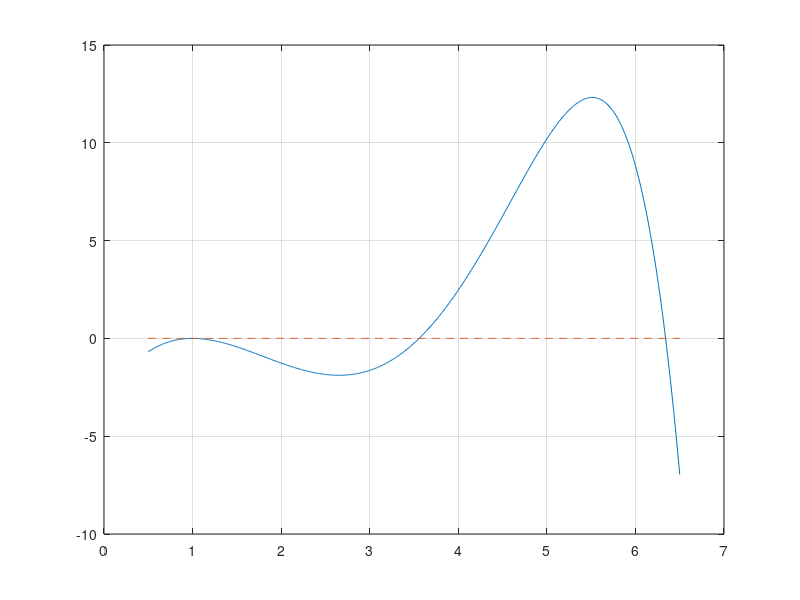

This chart was generated by the following MATLAB code: (Note: this script raises an error after producing the figure.)
clear
clc
close all

f = @(x) x.^3 - (2 + exp(1)) * x.^2 + (2*exp(1) + 1) * x + (1 - exp(1)) - cosh(x - 1);
x = 0.5:0.01:6.5;

%% 1

plot(x, f(x))
grid on
hold on
plot(x, 0*x, '--')

%% 2

% primo zero (~1) non verrà trovato, secondo (3~4) e terzo (6~6.5) sì

if f(0.5) * f(1.5) < 0
    disp("Bisezione applicabile per alpha1")
end
if f(3) * f(4) < 0
    disp("Bisezione applicabile per alpha2")
end
if f(6) * f(6.5) < 0
    disp("Bisezione applicabile per alpha3")
end

%% 3

% costruiamo 

%% 4

toll = 1e-12;

% a1 = 0.5;
% b1 = 1.5;
% [xvect1, it1] = bisez(a1, b1, toll, f);

a2 = 3;
b2 = 4;
[xvect2, it2] = bisez(a2, b2, toll, f);

a3 = 6;
b3 = 6.5;
[xvect3, it3] = bisez(a3, b3, toll, f);